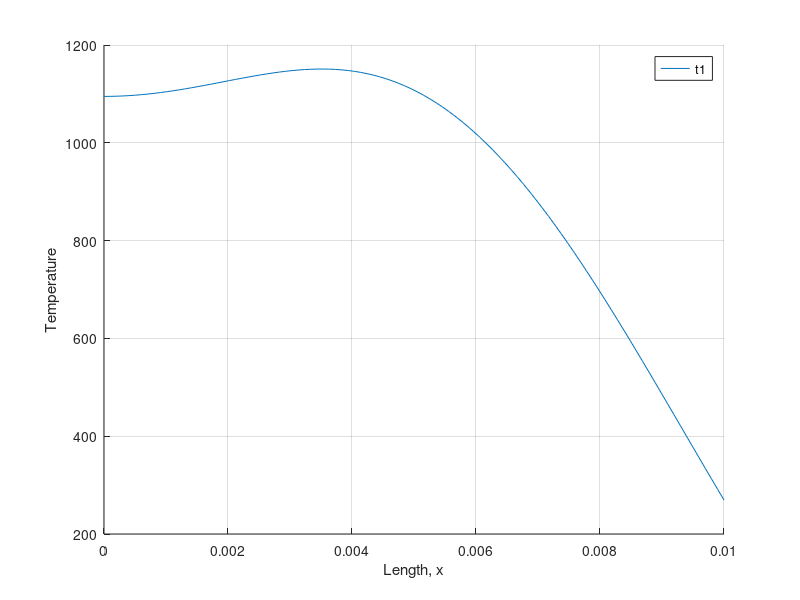

Write MATLAB code to recreate this figure.
% clear 
% close
% Set maximum number of partial sums
nmax = 40;
c = 300;
k = 4.5;
Tw = 300;
Tw2 = 420;
rho = 11000;
alpha = k/(rho*c);
q = (300E6/(2/pi))*0.02;
q1 = (300E6/(2/pi));
L = 0.01;
% Initialize domain
x = linspace(0,L,100);
% Plot initial condition

% Calculate temperature of rod at various times
% t=[1 2 3 4 5];
t = 5;
count = 0;
for w=1:length(t)
T = 0;
for n=1:nmax
fun = @(x) ((Tw2-Tw) + (((L^2)*q1*sin((pi.*x)/(L))/((pi^2)*k)))).*cos(n*pi.*x/(2*L));
top = integral(fun,0,L);

fun2 = @(x) (cos(n*pi.*x/(2*L))).^2;
bottom = integral(fun2,0,L);
Bn = top/bottom;

% Bn = 4*C/(n*pi);
% Bn = constant*((4*(pi*k*L*Tw-(2*(L^3))*q)/(n*(pi^2)*k)))/L;

% T =T +Bn*cos(n*pi*x/(2*L))*exp((-n^2*pi^2*alpha*t)/(4*L^2));
  T =T +Bn*cos(n*pi.*x/(2*L))*exp((-(n^2)*(pi^2)*alpha*t(w))/(4*L^2));


end

% term2 = (((L^2)*q*sin((pi*x)/(L))/((pi^2)*k)));
% term3 = (-L*q*x/(pi*k));
% term4 =  ((L^2)*q/(pi*k));
term2 = (((L^2)*q*sin(pi*x/L)/((pi^2)*k)));
term3 = (-L*q.*x/(pi*k));
term4 =  ((L^2)*q/(pi*k));
T = T + term2 + term3 + term4 + Tw;
hold on
plot(x,T)
end
grid on
legend('t1')
xlabel('Length, x')
ylabel('Temperature')

